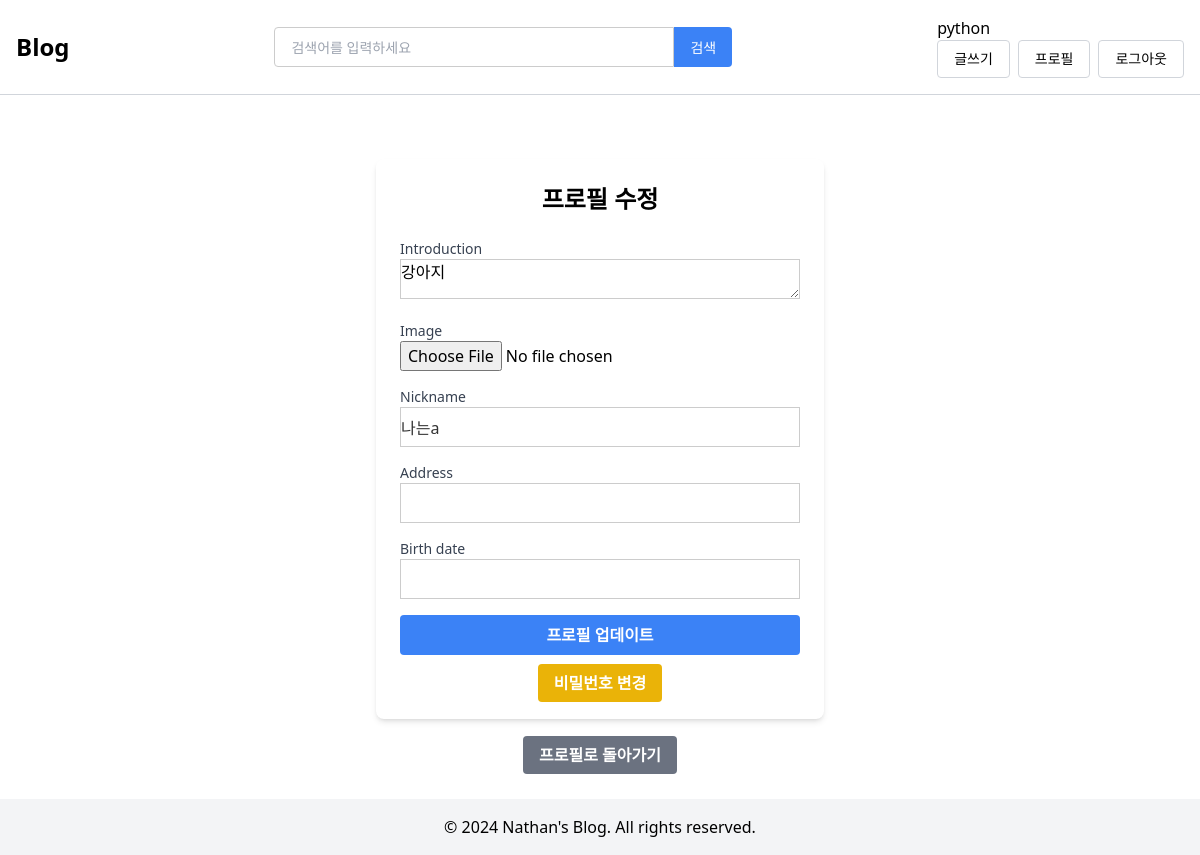
The app's page /accounts/profile/update/ (signed in) with its own data.
### blog/models.py (models this page shows, shortened)
class Category(models.Model):
    name = models.CharField(max_length=100)
    slug = models.SlugField(max_length=100, unique=True, allow_unicode=True)
    class Meta:
        verbose_name_plural = "Categories"

### accounts/models.py (models this page shows, shortened)
class UserProfile(models.Model):
    user = models.OneToOneField(User, on_delete=models.CASCADE, related_name="profile")
    introduction = models.TextField(blank=True)
    image = models.ImageField(upload_to="profile_images", blank=True)
    nickname = models.CharField(max_length=50, unique=True)
    address = models.CharField(max_length=255, blank=True)
    birth_date = models.DateField(blank=True, null=True)
    phone_number = models.CharField(max_length=15, blank=True)  # 이 필드를 추가

### accounts/views.py (the view, shortened to what this page needs)
# urls.py: path("profile/update/", views.ProfileUpdateView.as_view(), name="profile_update"),
class ProfileUpdateView(LoginRequiredMixin, UserPassesTestMixin, UpdateView):
    model = UserProfile
    fields = ["introduction", "image", "nickname", "address", "birth_date"]
    template_name = "blog/profile_update.html"
    success_url = reverse_lazy("accounts:profile")
    def get_object(self, queryset=None):
        return get_object_or_404(UserProfile, user=self.request.user)
    def test_func(self):
        return True

### blog/context_processors.py (called while the page is built)
def categories(request):
    categories = cache.get("all_categories")
    if not categories:
        categories = list(Category.objects.all())
        cache.set("all_categories", categories, 3600)  # 1시간 동안 캐시
    return {"categories": categories}

### templates/blog/profile_update.html (shortened to what this page needs)
{% extends 'base.html' %}
{% block content %}
<div class="container mx-auto mt-8 px-4">
    <div class="max-w-md mx-auto bg-white shadow-md rounded-lg overflow-hidden">
        <div class="p-6">
            <h1 class="text-2xl font-bold mb-6 text-center">프로필 수정</h1>
            <form method="post" enctype="multipart/form-data" class="space-y-4">
                {% for field in form %}
                    <div class="grid grid-cols-1 gap-4">
                        <div>
                            <label for="{{ field.id_for_label }}" class="block text-sm font-medium text-gray-700">
                                {{ field.label }}
                            </label>
                            {{ field }}
                        </div>
                    </div>
                {% endfor %}
                <div class="mt-6">
                    <button type="submit" class="w-full bg-blue-500 hover:bg-blue-600 text-white font-bold py-2 px-4 rounded focus:outline-none focus:shadow-outline">
                        프로필 업데이트
                    </button>
                </div>
            </form>
            <div class="mt-4 text-center">
                <a href="{% url 'accounts:password_change' %}" class="bg-yellow-500 hover:bg-yellow-600 text-white font-bold py-2 px-4 rounded">
                    비밀번호 변경
                </a>
            </div>
        </div>
    </div>
    <div class="mt-6 text-center">
        <a href="{% url 'accounts:profile' %}" class="bg-gray-500 hover:bg-gray-600 text-white font-bold py-2 px-4 rounded">
            프로필로 돌아가기
        </a>
    </div>
</div>
{% endblock %}

### templates/base.html (shortened to what this page needs)
<!DOCTYPE html>
<html lang="ko">
<head>
    {% load static %}
    <script src="https://cdn.tailwindcss.com"></script>
    <link href="{% static 'css/accounts_style.css' %}" rel="stylesheet">
</head>
<body class="flex flex-col min-h-screen">
    <header class="py-4 flex justify-between items-center border-b border-gray-300 px-4">
        <h1 class="text-2xl font-bold"><a href="{% url 'blog:post_list' %}">Blog</a></h1>
        <form action="{% url 'blog:post_search' %}" method="get" class="flex items-center">
            <input class="border border-gray-300 rounded-l px-4 h-10 text-sm mt-0 leading-normal" type="text" name="q" value="{{ request.GET.q }}" placeholder="검색어를 입력하세요">
            <button class="bg-blue-500 text-white rounded-r px-4 h-10 text-sm hover:bg-blue-600 leading-normal" type="submit">검색</button>
        </form>
        <nav>
            <ul>
                {% for category in categories %}
                    <li><a href="{% url 'blog:category_detail' category.pk %}">{{ category.name }}</a></li>
                {% endfor %}
            </ul>
            <ul class="flex gap-2">
                {% if user.is_authenticated %}
                    <li><a href="{% url 'blog:post_new' %}" class="inline-block border border-gray-300 rounded px-4 py-2 text-sm hover:bg-gray-100">글쓰기</a></li>
                    <li><a href="{% url 'accounts:profile' %}" class="inline-block border border-gray-300 rounded px-4 py-2 text-sm hover:bg-gray-100">프로필</a></li>
                    <li>
                        <form action="{% url 'accounts:logout' %}" method="post" class="inline">
                            <button type="submit" class="inline-block border border-gray-300 rounded px-4 py-2 text-sm hover:bg-gray-100">로그아웃</button>
                        </form>
                    </li>
                {% else %}
                    <li><a href="{% url 'accounts:user_login' %}" class="inline-block border border-gray-300 rounded px-4 py-2 text-sm hover:bg-gray-100">로그인</a></li>
                    <li><a href="{% url 'accounts:user_signup' %}" class="inline-block border border-gray-300 rounded px-4 py-2 text-sm hover:bg-gray-100">회원가입</a></li>
                {% endif %}
            </ul>
        </nav>
    </header>
    <main class="flex-grow container mx-auto mt-8 px-4">
        {% block content %}{% endblock %}
    </main>
    <footer class="mt-8 py-4 bg-gray-100 text-center">
        <p>&copy; 2024 Nathan's Blog. All rights reserved.</p>
    </footer>
</body>
</html>

### static/css/accounts_style.css (style rules this page uses)
input[type="text"], input[type="password"], input[type="email"], textarea { width: 400px; border: 1px solid #ccc; color: #333; height: 40px; }

### records on screen
Category: name "python"
UserProfile: form "강아지" "나는a"

### other values on screen
{{ field.label }} "Introduction" "Image" "Nickname" "Address" "Birth date"
